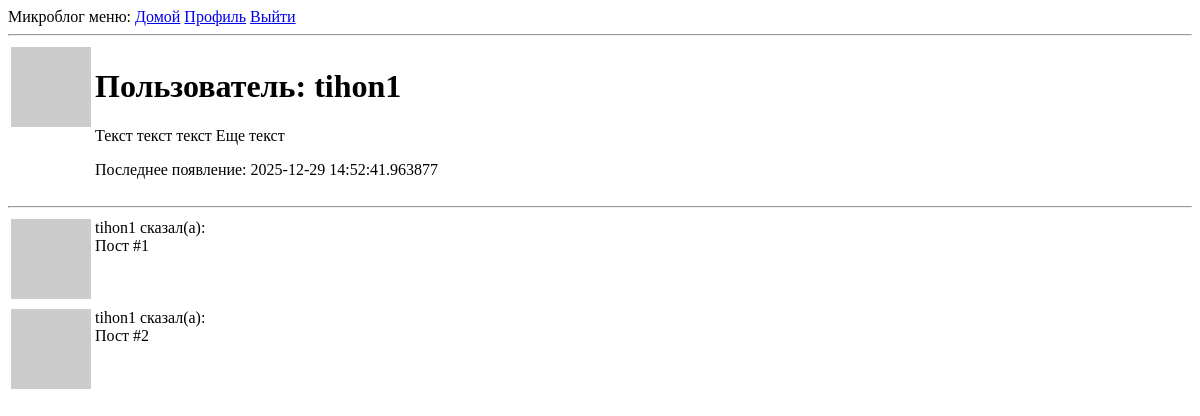
/user/tihon1 (signed in), run on an earlier commit of the app's database.
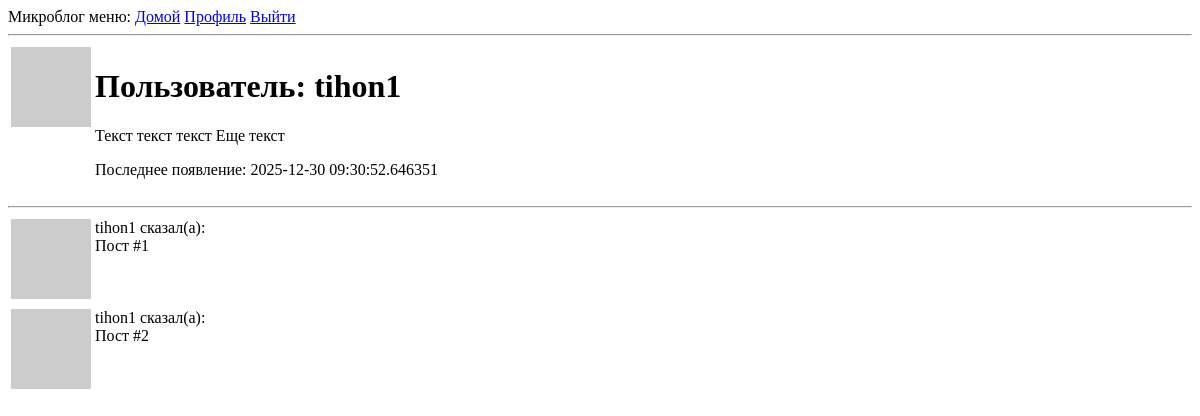
And on a later commit of the database.
### app/models.py (models this page shows, shortened)
class User(UserMixin, db.Model): # Класс наследуется от db.Model для работы с БД и миксин-класса для управлениями сессиями пользователей
    id: so.Mapped[int] = so.mapped_column(primary_key=True)
    username: so.Mapped[str] = so.mapped_column(sa.String(64), index=True, unique=True)
    email: so.Mapped[str] = so.mapped_column(sa.String(120), index=True, unique=True)
    password_hash: so.Mapped[Optional[str]] = so.mapped_column(sa.String(256))
    about_me: so.Mapped[Optional[str]] = so.mapped_column(sa.String(140))
    last_seen: so.Mapped[Optional[datetime]] = so.mapped_column(default=lambda: datetime.now(timezone.utc))
    posts: so.WriteOnlyMapped['Post'] = so.relationship(back_populates='author')
    def avatar(self, size):
        email_bytes = self.email.lower().encode('utf-8')
        digest = md5(email_bytes).hexdigest()
        return f'https://www.gravatar.com/avatar/{digest}?d=identicon&s={size}'
    following: so.WriteOnlyMapped['User'] = so.relationship(
        secondary=followers,
        primaryjoin=(followers.c.follower_id == id),
        secondaryjoin=(followers.c.followed_id == id),
        back_populates='followers'
    )
    followers: so.WriteOnlyMapped['User'] = so.relationship(
        secondary=followers,
        primaryjoin=(followers.c.followed_id == id),
        secondaryjoin=(followers.c.follower_id == id),
        back_populates='following'
    )

### app/routes.py (the view)
@app.route('/user/<username>')  # Динамический маршрут: /user/ivan, /user/maria и т.д.
@login_required  # Защита страницы - только для авторизованных пользователей
def user(username):  # Функция получает username из URL
    user = db.first_or_404(sa.select(User).where(User.username == username))
    posts = [
        {'author': user, 'body': 'Пост #1'},
        {'author': user, 'body': 'Пост #2'}
    ]
    return render_template('user.html', user=user, posts=posts)

### app/models.py (called while the page is built)
@login.user_loader # Регистрируем функцию как загрузчик для Flask-Login
def load_user(id):
    return db.session.get(User, int(id)) # Преобразуем 'id' (str) в int и ищем в БД

### app/routes.py (called while the page is built)
@app.before_request
def before_request():
    if current_user.is_authenticated:
        current_time = datetime.now(timezone.utc)
        current_user.last_seen = current_time
        db.session.commit()

### app/templates/user.html (shortened to what this page needs)
{% extends "base.html" %}
{% block content %}
    <table>
        <tr valign="top">
            <td><img src="{{ user.avatar(128) }}"></td>
            <td>
                <h1>Пользователь: {{ user.username }}</h1>
                {% if user.about_me %}<p>{{ user.about_me }}</p>{% endif %}
                {% if user.last_seen %}<p>Последнее появление: {{ user.last_seen }}</p>{% endif %}
            </td>
        </tr>
    </table>
    <hr>
    {% for post in posts %}
        {% include '_post.html' %}
    {% endfor %}
{% endblock %}

### app/templates/base.html (shortened to what this page needs)
<!doctype html>
<html>
  <head>
  </head>
  <body>
    <div>
        Микроблог меню:
        <a href="{{ url_for('index') }}">Домой</a>
        {% if current_user.is_anonymous %}
        <a href="{{ url_for('login') }}">Логин</a>
        {% else %}
        <a href="{{ url_for('user', username=current_user.username) }}">Профиль</a>
        <a href="{{ url_for('logout') }}">Выйти</a>
        {% endif %}
    </div>
    <hr>
    {% block content %}{% endblock %}
  </body>
</html>

### app/templates/_post.html
<table>
    <tr valign="top">
        <td><img src="{{ post.author.avatar(36) }}"></td>
        <td>{{ post.author.username }} сказал(а): <br>{{ post.body }}</td>
    </tr>
</table>

What changed in the data, as far as the page shows it:
changed User "tihon1": last_seen "2025-12-29 14:52:41.963877" → "2025-12-30 09:30:52.646351"
